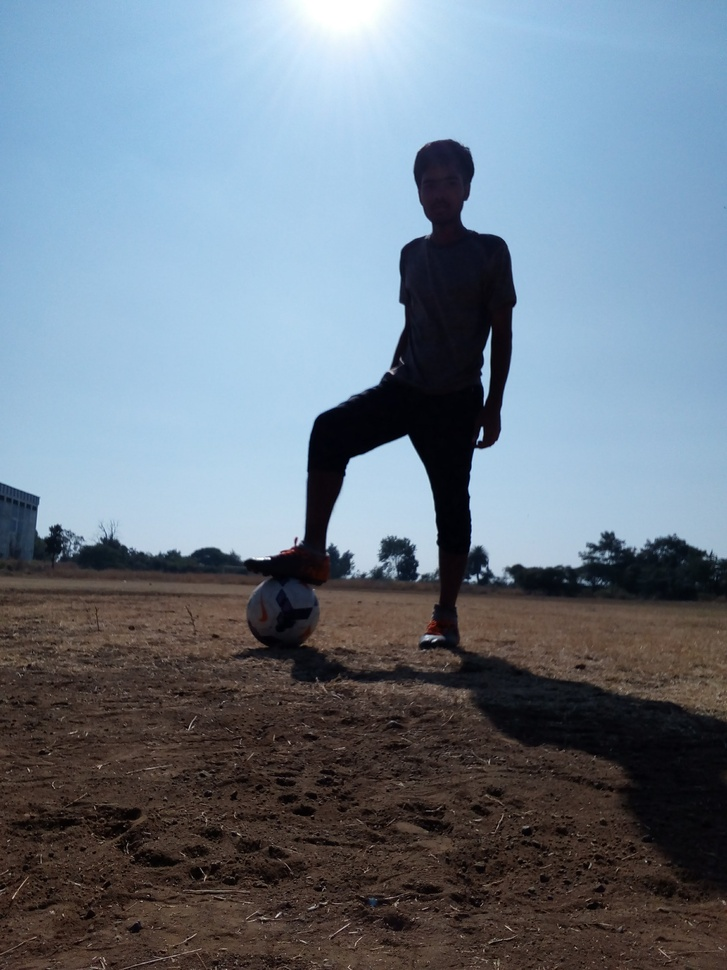
#> input picture images/With Football.jpg, 727 x 970 px, shrunk from 2448 x 3264 before the run, found by its file name
$ python 'Spider-Computer_Vision_Task3(Open CV).py'
#> lines starting #> are read from the running program, lines starting #| are printed output that depends on the picture
import numpy as np
import cv2

#input image
inputImg = cv2.imread('C:/Users/YASH PATEL/Desktop/With football.jpg',-1)
#> inputImg is the input picture: shape (970, 727, 3); mean B, G, R 134.3, 121.3, 108.3

#Creating an array of 3 columns corresponding to R,G,B values of all the pixels
samples = inputImg.reshape((-1,3))

#Changing because cv2.kmeasn take only float32 values
samples = np.float32(samples)

#Setting k(Number of cluster in final result)
k_parameter = 2

#Setting k-means iterating termination criteria
criteria = (cv2.TERM_CRITERIA_EPS+cv2.TERM_CRITERIA_MAX_ITER,10,1.0)

#kmeans clustering
ret,labels,center = cv2.kmeans(samples,k_parameter,None,criteria,10,cv2.KMEANS_RANDOM_CENTERS)
#> ret = 1.03e+09; center = [[39.57, 42.39, 52.43], [224.2, 196.2, 161.4]]

#Changing center back to uint8, and reshaping to original image
center = np.uint8(center)
#> center = [[39, 42, 52], [224, 196, 161]]
outputImg = center[labels.flatten()].reshape((inputImg.shape))
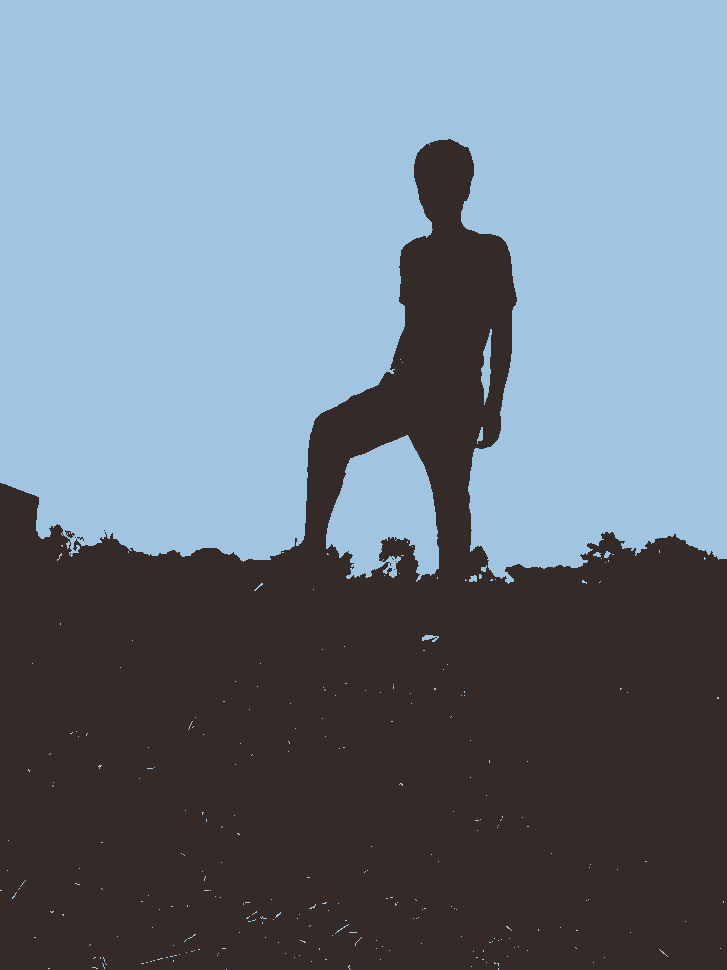
#> outputImg: shape (970, 727, 3); mean B, G, R 133.9, 121, 107.9

#Showing final output image
cv2.imshow('Result',outputImg)

#Closing all windows at any key press
cv2.waitKey(0)
cv2.destroyAllWindows()

$ run again, with images/pb_video.PNG saved as images/With Football.jpg
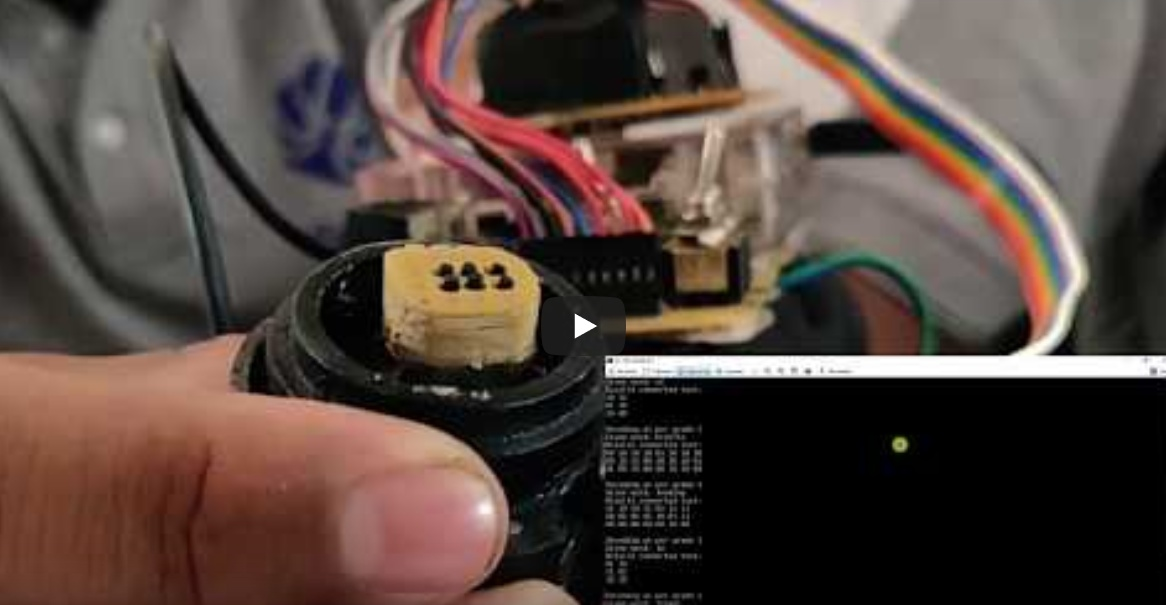
#> input picture images/pb_video.PNG, 1166 x 605 px, found by its file name
#> inputImg is the input picture: shape (605, 1166, 3); mean B, G, R 63.2, 70, 85.2
#> `ret,labels,center = cv2.kmeans(samples,k_parameter,None,criteria,10,cv..`: ret = 2.37e+09; center = [[109.6, 120.8, 145.7], [24.05, 27.02, 34.09]]
#> `center = np.uint8(center)`: center = [[109, 120, 145], [24, 27, 34]]
#> `outputImg = center[labels.flatten()].reshape((inputImg.shape))`:
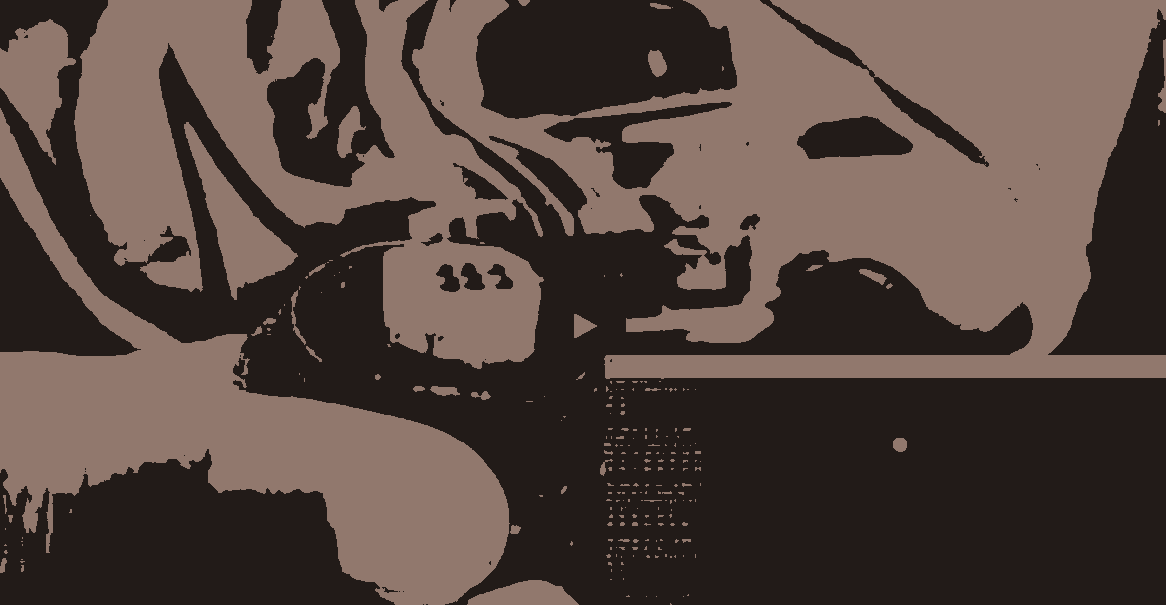
#> outputImg: shape (605, 1166, 3); mean B, G, R 62.9, 69.6, 84.8
